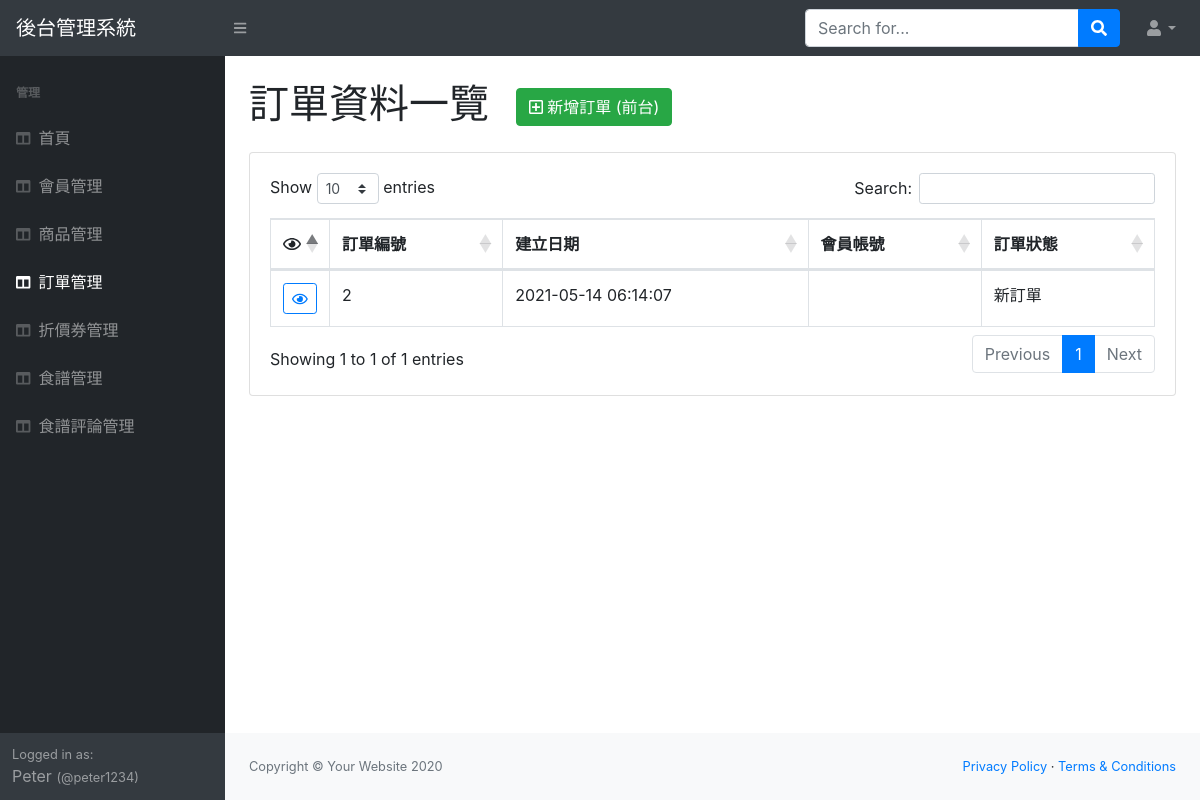
Screenshot of /order_list.php (signed in) with the database file from the repository.
### tables this page shows
CREATE TABLE `orders` (
  `id` int NOT NULL,
  `created_time` datetime NOT NULL,
  `member_id` int NOT NULL,
  `order_status` tinyint(1) DEFAULT NULL,
  `disabled` tinyint(1) NOT NULL DEFAULT '0'
);

### order_list.php (the view, shortened to what this page needs)
<?php
    require_once "utils/db_connect_mysqli.php";
    $ordersql = "SELECT * FROM orders WHERE disabled = 0";
    $result = $conn->query($ordersql);
    $orderStatus = "SELECT * FROM order_status";
    $resultStatus = $conn->query($orderStatus);
    while($status = $resultStatus->fetch_assoc()) {
        $checkOrderStatus[$status["status_id"]] = $status["status"];
    };
    $membersql="SELECT * FROM members ";
    $resultmembers=$conn->query($membersql);
    while($members = $resultmembers->fetch_assoc()){
        $memberName[$members["member_id"]]=$members["username"];
    };
?>
<!DOCTYPE html>
<html lang="en">
<head>
    <?php require 'includes/head.php'; ?>
    <link href="https://cdn.datatables.net/1.10.20/css/dataTables.bootstrap4.min.css" rel="stylesheet" />
</head>
<body class="sb-nav-fixed">
    <?php require 'includes/topnav.php'; ?>
    <div id="layoutSidenav">
        <div id="layoutSidenav_nav">
            <?php require 'includes/sidenav.php'; ?>
        </div>
        <div id="layoutSidenav_content">
            <main>
                <div class="container-fluid">
                    <h1 class="my-4">
                        訂單資料一覽
                        <a href="demo-product-list.php" class="btn btn-success ml-3" target="_blank">
                            <i class="far fa-plus-square"></i>
                            新增訂單 (前台)
                        </a>
                    </h1>
                    <div class="card mb-4">
                        <div class="card-body">
                            <div class="table-responsive">
                                <table class="table table-bordered" id="dataTable" width="100%" cellspacing="0">
                                    <thead>
                                        <tr>
                                            <th style="width: 20px;"><i class="far fa-eye"></i></th>
                                            <th>訂單編號</th>
                                            <th>建立日期</th>
                                            <th>會員帳號</th>
                                            <th>訂單狀態</th>
                                        </tr>
                                    </thead>
                                    <tbody>
                                        <?php while ($row=$result->fetch_assoc()): ?>
                                            <tr>
                                                <td>
                                                    <a href="order_detail.php?id=<?= $row["id"] ?>" class="btn btn-outline-primary btn-sm">
                                                        <i class="far fa-eye"></i>
                                                    </a>
                                                </td>
                                                <td><?= $row["id"] ?></td>
                                                <td><?= $row["created_time"] ?></td>
                                                <td><?= $memberName[$row["member_id"]] ?></td>
                                                <td><?= $checkOrderStatus[$row["order_status"]] ?></td>
                                            </tr>
                                        <?php endwhile; ?>
                                    </tbody>
                                </table>
                            </div>
                        </div>
                    </div>
                </div>
            </main>
            <?php require 'includes/footer.php'; ?>
        </div>
    </div>
</body>
</html>

### rows the page displays
orders: id "2", created_time "2021-05-14 06:14:07", order_status "新訂單"

### other values shown
$websiteTitle "後台管理系統"
$title "首頁"
$title "會員管理"
$title "商品管理"
$title "訂單管理"
$title "折價券管理"
$title "食譜管理"
$title "食譜評論管理"
$_SESSION['login']['name'] "Peter"
$_SESSION['login']['username'] "peter1234"
